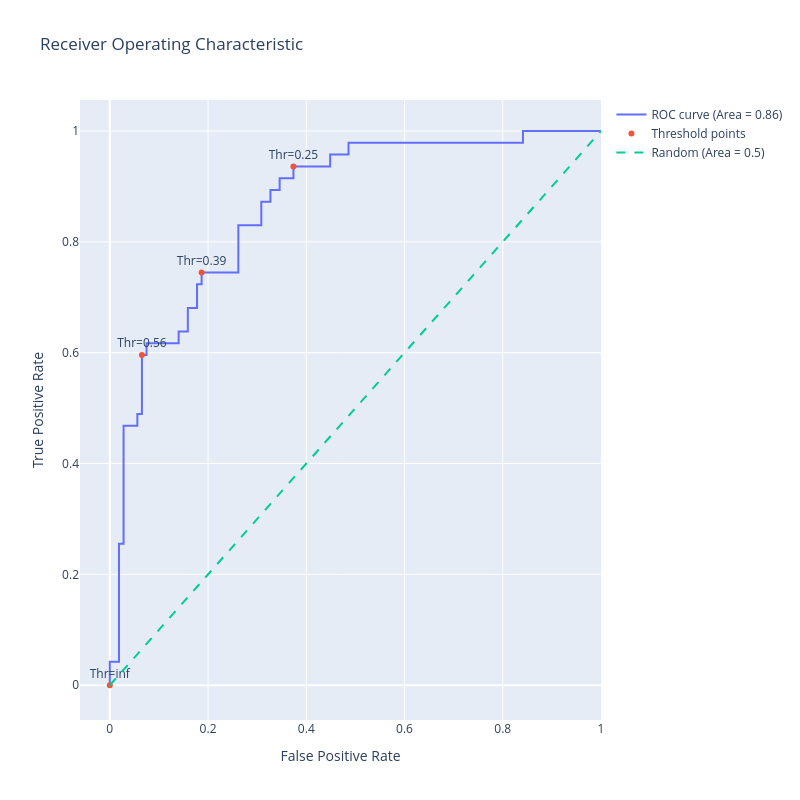

The cell this chart's notebook holds for it:
### Code cell
import plotly.graph_objects as go
import numpy as np
from sklearn.metrics import roc_auc_score

# Assuming fpr, tpr, thresholds are already calculated as before
fpr, tpr, thresholds = roc_curve(y_test, y_pred)

# Calculate the AUC (Area Under the Curve)
roc_auc = roc_auc_score(y_test, y_pred)

# Generate a trace for ROC curve
trace0 = go.Scatter(
    x=fpr,
    y=tpr,
    mode='lines',
    name=f'ROC curve (Area = {roc_auc:.2f})'
)

# Only label every nth point to avoid cluttering
n = 10
indices = np.arange(len(thresholds)) % n == 0  # Choose indices where index mod n is 0

trace1 = go.Scatter(
    x=fpr[indices],
    y=tpr[indices],
    mode='markers+text',
    name='Threshold points',
    text=[f"Thr={thr:.2f}" for thr in thresholds[indices]],
    textposition='top center'
)

# Diagonal line
trace2 = go.Scatter(
    x=[0, 1],
    y=[0, 1],
    mode='lines',
    name='Random (Area = 0.5)',
    line=dict(dash='dash')
)

data = [trace0, trace1, trace2]

# Define layout with square aspect ratio
layout = go.Layout(
    title='Receiver Operating Characteristic',
    xaxis=dict(title='False Positive Rate'),
    yaxis=dict(title='True Positive Rate'),
    autosize=False,
    width=800,
    height=800,
    showlegend=True
)

# Define figure and add data
fig = go.Figure(data=data, layout=layout)

# Show figure
fig.show()

### Figure 1 — Plotly figure (JSON) as saved in the notebook; plotly's stock layout.template omitted (floating-point values rounded to 4 significant figures)
{"data": [{"mode": "lines", "name": "ROC curve (Area = 0.86)", "type": "scatter", "x": [0.0, 0.0, 0.0, 0.01869, 0.01869, 0.02804, 0.02804, 0.05607, 0.05607, 0.06542, 0.06542, 0.07477, 0.07477, 0.1402, 0.1402, 0.1589, 0.1589, 0.1776, 0.1776, 0.1869, 0.1869, 0.2617, 0.2617, 0.3084, 0.3084, 0.3271, 0.3271, 0.3458, 0.3458, 0.3738, 0.3738, 0.4486, 0.4486, 0.486, 0.486, 0.8411, 0.8411, 1.0], "y": [0.0, 0.02128, 0.04255, 0.04255, 0.2553, 0.2553, 0.4681, 0.4681, 0.4894, 0.4894, 0.5957, 0.5957, 0.617, 0.617, 0.6383, 0.6383, 0.6809, 0.6809, 0.7234, 0.7234, 0.7447, 0.7447, 0.8298, 0.8298, 0.8723, 0.8723, 0.8936, 0.8936, 0.9149, 0.9149, 0.9362, 0.9362, 0.9574, 0.9574, 0.9787, 0.9787, 1.0, 1.0]}, {"mode": "markers+text", "name": "Threshold points", "text": ["Thr=inf", "Thr=0.56", "Thr=0.39", "Thr=0.25"], "textposition": "top center", "type": "scatter", "x": [0.0, 0.06542, 0.1869, 0.3738], "y": [0.0, 0.5957, 0.7447, 0.9362]}, {"line": {"dash": "dash"}, "mode": "lines", "name": "Random (Area = 0.5)", "type": "scatter", "x": [0, 1], "y": [0, 1]}], "layout": {"autosize": false, "height": 800, "showlegend": true, "title": {"text": "Receiver Operating Characteristic"}, "width": 800, "xaxis": {"title": {"text": "False Positive Rate"}}, "yaxis": {"title": {"text": "True Positive Rate"}}}}
